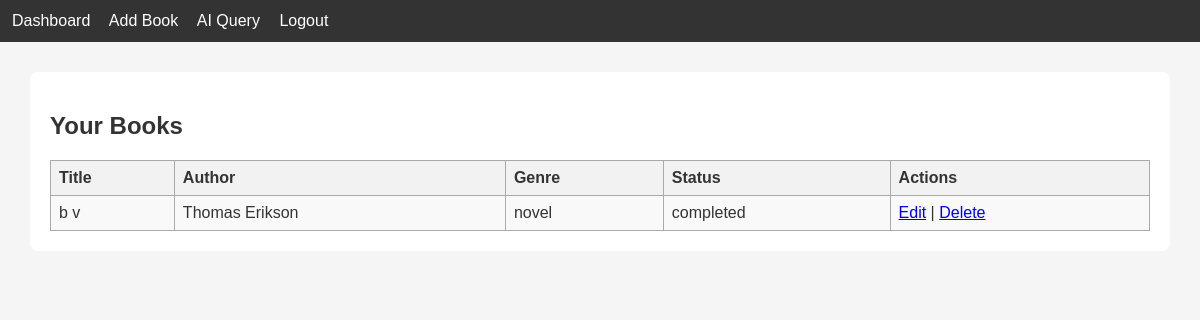
The app's page /dashboard (signed in) with its own data.
### tables this page shows
CREATE TABLE books (
    id INTEGER PRIMARY KEY AUTOINCREMENT,
    title TEXT,
    author TEXT,
    genre TEXT,
    status TEXT,
    user_id INTEGER,
    FOREIGN KEY(user_id) REFERENCES users(id)
);

### app.py (the view)
@app.route("/dashboard")
def dashboard():
    if "user_id" not in session:
        return redirect(url_for("login"))
    db = get_db()
    books = db.execute("SELECT * FROM books WHERE user_id=?", (session["user_id"],)).fetchall()
    return render_template("dashboard.html", books=books)

### app.py (called while the page is built)
def get_db():
    conn = sqlite3.connect("database.db")
    conn.row_factory = sqlite3.Row
    return conn

### templates/dashboard.html
{% extends "base.html" %}
{% block content %}
<h2>Your Books</h2>
<table>
    <tr>
        <th>Title</th>
        <th>Author</th>
        <th>Genre</th>
        <th>Status</th>
        <th>Actions</th>
    </tr>
    {% for book in books %}
    <tr>
        <td>{{ book.title }}</td>
        <td>{{ book.author }}</td>
        <td>{{ book.genre }}</td>
        <td>{{ book.status }}</td>
        <td>
            <a href="/edit_book/{{ book.id }}">Edit</a> |
            <a href="/delete_book/{{ book.id }}">Delete</a>
        </td>
    </tr>
    {% endfor %}
</table>
{% endblock %}

### static/style.css (style rules this page uses)
table { border-collapse: collapse; width: 100%; }
th, td { padding: 8px 12px; border: 1px solid #ddd; }
th { background-color: #f2f2f2; text-align: left; font-weight: bold; }
tr:nth-child(even) { background-color: #f9f9f9; }
body { font-family: Arial, sans-serif; background-color: #f7f7f7; color: #333; margin: 20px; }
h2, h3 { color: #333; }

### templates/base.html (style rules this page uses)
body { font-family: Arial; margin: 0; padding: 0; background: #f5f5f5; }
table { width: 100%; border-collapse: collapse; margin-top: 15px; }
table, th, td { border: 1px solid #aaa; }
th, td { padding: 8px; }

### records on screen
books: title "b v", author "Thomas Erikson", genre "novel", status "completed"
